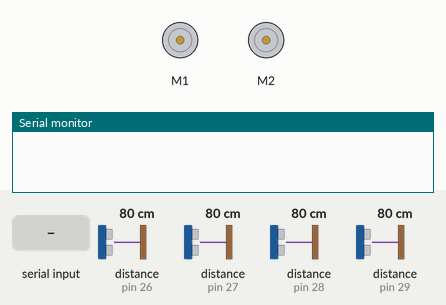
Recording of a sketch running on a simulated Arduino Mega 2560, built with avr-gcc and run on an emulated ATmega2560. Shown: 2 × DC motor (green arrow = forward, orange = backward, longer = faster), the last lines printed to the serial monitor. The test bench sets the inputs (shaded band); at power-on: distance to the obstacle (sensors on pin 29, pin 26, pin 27, pin 28) 80 cm. The echo pulse lasts 58.3 µs per cm.

Above: at 1.2 s.
1.3 s: "A" received over the second serial link
At 1.8 s:
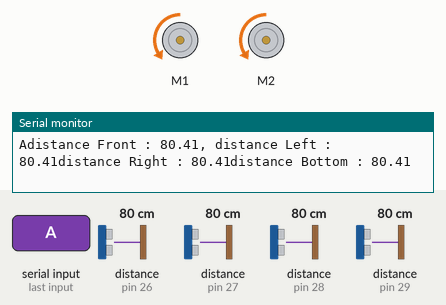
4.3 s: distance to the obstacle (sensor on pin 29) set to 11 cm
5.9 s: distance to the obstacle (sensor on pin 29) set to 8 cm
At 6.8 s:
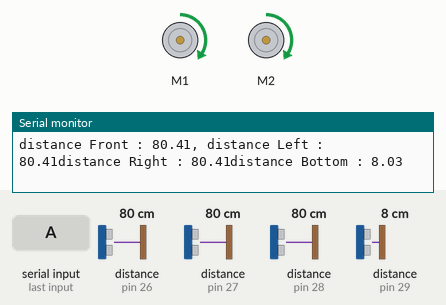
7.4 s: distance to the obstacle (sensor on pin 26) set to 22 cm
10.4 s: distance to the obstacle (sensor on pin 26) set to 18 cm
At 11.8 s:
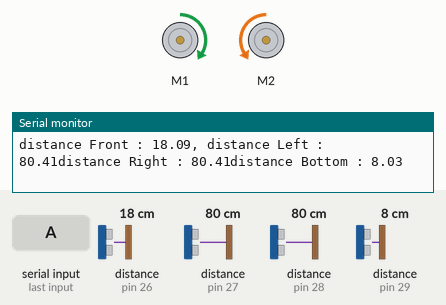
13.4 s: distance to the obstacle (sensor on pin 27) set to 11 cm
16.4 s: distance to the obstacle (sensor on pin 27) set to 8 cm
Timing chart, 0 to 19.4 s (numbered marks = the images above; inputs shaded):
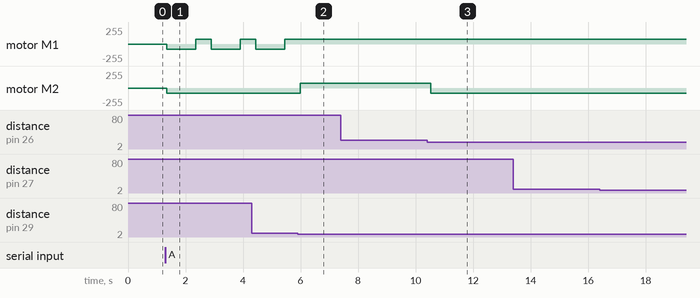

Measured:
- the behaviour switches between 10 and 9 cm on distance to the obstacle (sensor on pin 29) (found by bisection; images 1 and 2)
- the behaviour switches between 20 and 19 cm on distance to the obstacle (sensor on pin 26) (found by bisection; images 2 and 3)
- after the input at 1.3 s, motor M1: alternates forward 75/255 for 0.55 s and backward 75/255 for 1.0 s, starting after 0.05 s; motor M2: stopped → backward 75/255 after 0.05 s
- after the input at 5.9 s, motor M1: stays forward 75/255 (without the input it goes to backward 75/255 after 0.09 s); motor M2: backward 75/255 → forward 75/255 after 0.09 s
- after the input at 10.4 s, motor M2: forward 75/255 → backward 75/255 after 0.13 s

The sketch:

RemoteController_V1_5.ino
```cpp
/*
  This is a program for Robot Cleaner
  Program function

  1. App inventor's Bluetooth data process
  2. Manual mode's Motor & CPU fan control with bluetooth data
  3. Auto mode's Self Driving

  programmed by 21960011 Kim Sung Kyu

  version 1.5
  1.4 -> distance measurement modified
*/

// bluetooth library
#include<SoftwareSerial.h>
// motor driver library
#include<AFMotor.h>

// error? Arduino Mega can't bluetooth data get.
#define blueTooth Serial3


// data from App Inventor
char command;

// motorDrive
AF_DCMotor motorLeft(1);
AF_DCMotor motorRight(2);

// UltraSonicSensor
int trig[] = { 22, 23, 24, 25 };
int echo[] = { 26, 27, 28, 29 };

// AutoControl or ManualControl Flag
bool autoManual = false;

// distance measurement's values
float distance[4];

bool backNright = false;

void setup() {
  // bluetoothSerialMonitor
  blueTooth.begin(9600);
  Serial.begin(9600);

  // motor drive set up
  motorLeft.setSpeed(75);
  motorLeft.run(RELEASE);
  motorRight.setSpeed(75);
  motorRight.run(RELEASE);

  // Ultra Sonic Sensor pin set
  for(int i = 0; i < 4; i++) {
    pinMode(trig[i], OUTPUT);
    pinMode(echo[i], INPUT_PULLUP);
  }
}

// turn Left
void turnLeft() {
  motorLeft.run(BACKWARD);
  motorRight.run(FORWARD);
}

// turn Right
void turnRight() {
  motorLeft.run(FORWARD);
  motorRight.run(BACKWARD);
}

// Drive
void drive() {
  motorLeft.run(FORWARD);
  motorRight.run(FORWARD);
}

// Return
void Return() {
  motorLeft.run(BACKWARD);
  motorRight.run(BACKWARD);
}

// Stop
void Stop() {
  motorLeft.run(RELEASE);
  motorRight.run(RELEASE);
}

// distance measurement function
float measurement(int trig, int echo){
  float duration, distance;
  digitalWrite(trig, LOW);
  delayMicroseconds(2);
  digitalWrite(trig, HIGH);
  delayMicroseconds(10);
  digitalWrite(trig, LOW);
  duration = pulseIn(echo, HIGH);
  distance = duration / 29.0 / 2.0;
  return distance;
}

void loop() {
  // if bluetooth Serial data received
  if(blueTooth.available()) {
    // assign the data at command variable
    command = blueTooth.read();
    Serial.write(command);
  }


// Manual Control Wheel with command data
  switch(command) {
    case 'L':
      turnLeft();
      break;
    case 'R':
      turnRight();
      break;
    case 'F':
      drive();
      break;
    case 'B':
      Return();
      break;
    case 'S':
      Stop();
      break;
  }

  // if command's value is 'A'
  if(command == 'A') {
    // Auto Manual Flag is true
    autoManual = true;
  }

  // while Auto Manual Flag is true Auto Control start
  while(autoManual) {
    // Receive command in while statement
    if(blueTooth.available()) {
      command = blueTooth.read();
      Serial.write(command);
    }
    // if command data is 'M', end auto Control mode and do Manual Control Mode
    if(command == 'M') {
      autoManual = false;
      Stop();
      continue;
    }

    for( int i = 0; i < 4; i++) {
      distance[i] = measurement(trig[i], echo[i]);
    }

    Serial.println("distance Front : " + String(distance[0]) + ", distance Left : " + String(distance[1]) + "distance Right : " + String(distance[2]) + "distance Bottom : " + String(distance[3]));
    // if front distance is less than 5cm or left or right distance is less than 3cm and front distance is less than 10cm
    // turn right
    if(distance[3] > 10 && distance[3] < 2000 || distance[3] >= 0 && distance[3] < 2) {
       Return();
       delay(1000);
       turnRight();
       delay(500);
    }
    else if(distance[0] < 20 || distance[1] < 20 || distance[2] < 20) {
      turnRight();
    }
    else {
      drive();
    }
  }
}
```

Relay.cpp
```cpp
#include "Arduino.h"
#include "Relay.h"

void Relay::pinSet(int motorPin, int fanPin) {
	_motorPin = motorPin;
	_fanPin = fanPin;

	pinMode(_motorPin, OUTPUT);
	digitalWrite(_motorPin, LOW);
	pinMode(_fanPin, OUTPUT);
	digitalWrite(_fanPin, HIGH);
}

void Relay::fanOn() {
	digitalWrite(_fanPin, LOW);
}

void Relay::fanOff() {
	digitalWrite(_fanPin, HIGH);
}
```

Relay.h
```cpp
#ifndef _Relay_h_
#define _Relay_h_

class Relay {
	private:
		int _motorPin;
		int _fanPin;

	public:
		void pinSet(int motorPin, int fanPin);
		void fanOn();
		void fanOff();
};

#endif
```

UltraSonicSensor.cpp
```cpp
#include "Arduino.h"
#include "UltraSonicSensor.h"

void UltraSonicSensor::pinSet(int triggerFront, int triggerLeft, int triggerRight, int triggerBottom, int echoFront, int echoLeft, int echoRight, int echoBottom) {
	pinMode(triggerFront, OUTPUT);
	pinMode(triggerLeft, OUTPUT);
	pinMode(triggerRight, OUTPUT);
	pinMode(triggerBottom, OUTPUT);

	pinMode(echoFront, INPUT_PULLUP);
	pinMode(echoLeft, INPUT_PULLUP);
	pinMode(echoRight, INPUT_PULLUP);
	pinMode(echoBottom, INPUT_PULLUP);

	_triggerFront = triggerFront;
	_triggerLeft = triggerLeft;
	_triggerRight = triggerRight;
	_triggerBottom = triggerBottom;

	_echoFront = echoFront;
	_echoLeft = echoLeft;
	_echoRight = echoRight;
	_echoBottom = echoBottom;
}

void UltraSonicSensor::distanceMeasurement() {
	float duration;

	digitalWrite(_triggerFront, LOW);
	delayMicroseconds(2);
	digitalWrite(_triggerFront, HIGH);
	delayMicroseconds(10);
	digitalWrite(_triggerFront, LOW);
	duration = pulseIn(_echoFront, HIGH);
	_distanceFront = duration / 29.0 / 2.0;

	digitalWrite(_triggerLeft, LOW);
	delayMicroseconds(2);
	digitalWrite(_triggerLeft, HIGH);
	delayMicroseconds(10);
	digitalWrite(_triggerLeft, LOW);
	duration = pulseIn(_echoLeft, HIGH);
	_distanceLeft = duration / 29.0 / 2.0;

	digitalWrite(_triggerRight, LOW);
	delayMicroseconds(2);
	digitalWrite(_triggerRight, HIGH);
	delayMicroseconds(10);
	digitalWrite(_triggerRight, LOW);
	duration = pulseIn(_echoRight, HIGH);
	_distanceRight = duration / 29.0 / 2.0;

	digitalWrite(_triggerBottom, LOW);
	delayMicroseconds(2);
	digitalWrite(_triggerBottom, HIGH);
	delayMicroseconds(10);
	digitalWrite(_triggerBottom, LOW);
	duration = pulseIn(_echoBottom, HIGH);
	_distanceBottom = duration / 29.0 / 2.0;

	Serial.println(" distance Front : " + String(_distanceFront) + " distance Left : " + String(_distanceLeft) + " distance Right : " + String(_distanceRight) + " distanceBottom" + String(_distanceBottom));
}
```

UltraSonicSensor.h
```cpp
#ifndef _UltraSonicSensor_h_
#define _UltraSonicSensor_h_

class UltraSonicSensor {
	private:
		int _triggerFront;
		int _triggerLeft;
		int _triggerRight;
		int _triggerBottom;

		int _echoFront;
		int _echoLeft;
		int _echoRight;
		int _echoBottom;

	public:
		float _distanceFront;
		float _distanceLeft;
		float _distanceRight;
		float _distanceBottom;

		void pinSet(int triggerFront, int triggerLeft, int triggerRight, int triggerBottom, int echoFront, int echoLeft, int echoRight, int echoBottom);
		void distanceMeasurement();
};

#endif
```
